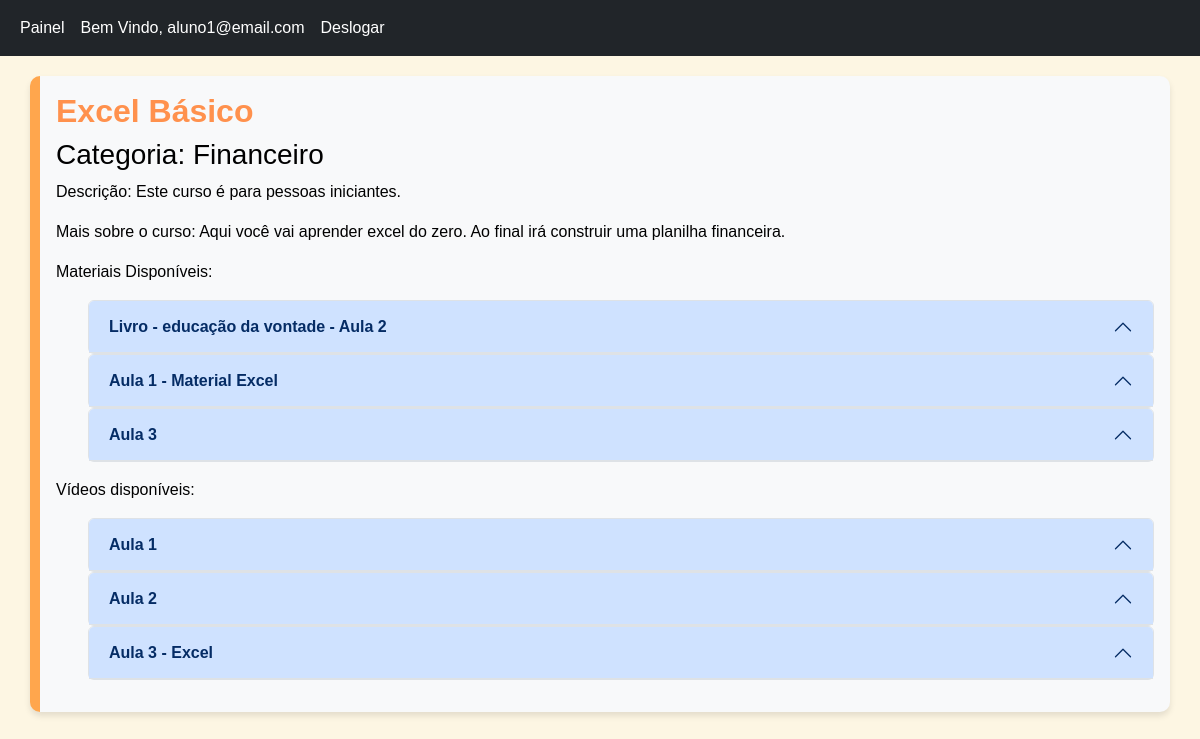
/acessar/2/ (signed in), run on the app's committed database.
### users/models.py (models this page shows, shortened)
class CustomUser(AbstractUser):
    username = None
    email = models.EmailField(_("email address"), unique=True)
    USERNAME_FIELD = "email"
    REQUIRED_FIELDS = []
    objects = CustomUserManager()

### cursos/models.py (models this page shows, shortened)
class Curso(models.Model):
    name = models.CharField(("Curso"), max_length=100)
    slug = models.SlugField(("Categoria"))
    short_description = models.TextField(("Descrição"))
    long_description = models.TextField(("Sobre o curso"))
    arquivos = models.ManyToManyField(Material, related_name="cursos", blank=True)
    videos = models.ManyToManyField(Video, related_name="cursos", blank=True)
    aluno = models.ManyToManyField(
        settings.AUTH_USER_MODEL,
        verbose_name='Usuário',
        related_name='cursos',
        blank=True,  # Permite que o campo seja opcional
    )
    class Meta:
        verbose_name = ("Curso")
        verbose_name_plural = ("Cursos")

class Material(models.Model):
    pdf = models.FileField("Material")
    title = models.CharField("Título do arquivo", max_length=200, blank=True, null=True)
    def get_absolute_url(self):
        return reverse("visualizar_pdf", kwargs={"material_id": self.pk})

class Video(models.Model):
    url = models.URLField("URL do vídeo")
    title = models.CharField("Título do vídeo", max_length=200, blank=True, null=True)

### cursos/views.py (the view)
# urls.py: path('acessar/<int:curso_id>/', views.acessar, name="acessar"),
@login_required
def acessar(request, curso_id):
    try:
        curso = Curso.objects.get(id=curso_id, aluno=request.user)  # Garante que o curso pertence ao aluno
    except Curso.DoesNotExist:
        return HttpResponse("Curso não encontrado ou você não tem acesso a este curso", status=404)
    curso.videos.all()  # Carrega os vídeos
    curso.arquivos.all()  # Carrega os arquivos
    context = {'curso': curso}
    return render(request, 'acessar.html', context)

### cursos/templates/acessar.html (shortened to what this page needs)
{% load static %}
<html lang="pt-BR">
  <head>
    <link href="https://cdn.jsdelivr.net/npm/bootstrap@5.3.3/dist/css/bootstrap.min.css" rel="stylesheet">
    <link rel="stylesheet" href= {% static 'style/style_acesso.css' %}>
  </head>
  <body>
    <nav class="navbar navbar-expand-lg bg-dark" data-bs-theme="dark" >
        <div class="container-fluid ">
            <div>
                <ul class="navbar-nav me-auto mb-2 mb-lg-0">
                    <li class="nav-item">
                        <a class="nav-link active" aria-current="page" href="{% url 'main'%}">Painel</a>
                    </li>
                    <li class="nav-item active">
                        <a class="nav-link" href="#">Bem Vindo, {{ user.get_username }} </a>
                    </li>
                    <li class="nav-item">
                            <a href="{% url 'logout' %}" onclick="event.preventDefault(); document.getElementById('logout-form').submit();" class="nav-link" role="button">Deslogar</a>
                </ul>
            </div>
        </div>
    </nav>
    <div class= "container text-bg-light p-3">
    <h2>{{ curso.name }}</h2>
    <h3>Categoria: {{ curso.slug }}</h3>
    <p>Descrição: {{ curso.short_description }}</p>
    <p>Mais sobre o curso: {{ curso.long_description }}</p>
{% if curso.arquivos.all|length > 0 %}
        <p>Materiais Disponíveis:</p>
        <ul>
        {% for arquivo in curso.arquivos.all %}
            <div class="accordion" id="accordionPanelsStayOpenExample">
                <div class="accordion-item">
                  <h2 class="accordion-header">
                    <button class="accordion-button" type="button" data-bs-toggle="collapse" data-bs-target="#panelsStayOpen-collapse{{ forloop.counter }}" aria-expanded="true" aria-controls="panelsStayOpen-collapse{{ forloop.counter }}">
                        {{ arquivo.title }}
                    </button>
                  </h2>
                </div>
            </div>
        {% endfor %}
        </ul>
{% else %}
        <p>Materiais não disponíveis</p>
{% endif %}
    {% if curso.videos.exists %}
    <p>Vídeos disponíveis:</p>
    <ul>
    {% for video in curso.videos.all %}
    <div class="accordion" id="accordionPanelsStayOpenExample">
        <div class="accordion-item">
          <h2 class="accordion-header">
            <button class="accordion-button" type="button" data-bs-toggle="collapse" data-bs-target="#panelsStayOpen-collapse{{ forloop.counter }}" aria-expanded="true" aria-controls="panelsStayOpen-collapse{{ forloop.counter }}">
                {{video.title}}
            </button>
        </h2>
        </div>
    </div>
    {% endfor %}
</ul>
    {% else %}
        <p>Vídeo aula não disponível</p>
    {% endif %}
    </div>
</html>

### cursos/static/style/style_acesso.css (style rules this page uses)
body { background-color: #fdf6e3; font-family: Arial, sans-serif; }
.navbar { background-color: #ff914d; }
.navbar .nav-link { color: white !important; }
.container { margin-top: 20px; background-color: #ffffff; border-radius: 10px; padding: 20px; box-shadow: 0 4px 6px rgba(0, 0, 0, 0.1); border-left: 10px solid #ffa64d; }
h2 { color: #ff914d; font-weight: bold; }
.accordion-button { background-color: #ffa64d; color: white; font-weight: bold; border: none; }
a { color: #ff914d; text-decoration: none; }

### data on the page
CustomUser: get_username "aluno1@email.com"
Curso: name "Excel Básico", slug "Financeiro", short_description "Este curso é para pessoas iniciantes.", long_description "Aqui você vai aprender excel do zero. Ao final irá construir uma planilha financeira."
Material: title "Livro - educação da vontade - Aula 2"
Material: title "Aula 1 - Material Excel"
Material: title "Aula 3"
Video: title "Aula 1"
Video: title "Aula 2"
Video: title "Aula 3 - Excel"
